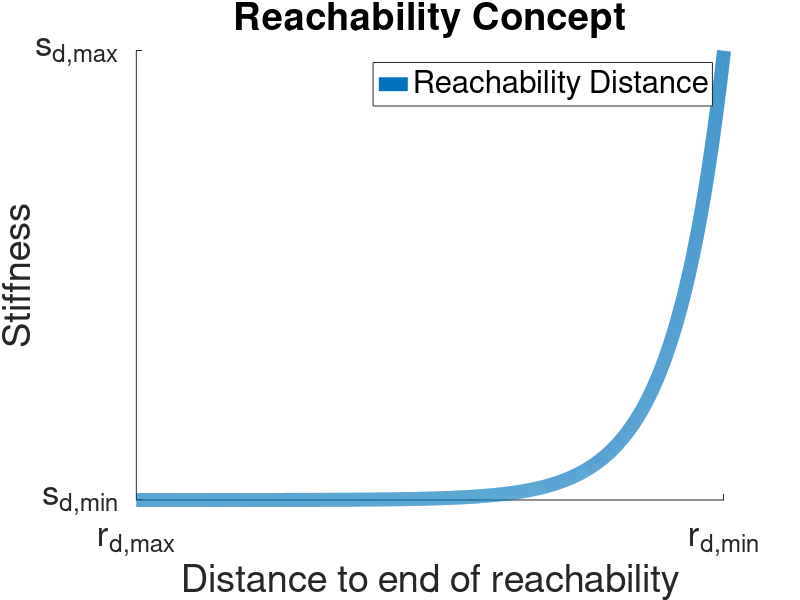

Write MATLAB code to recreate this figure. (Note: this script raises an error after producing the figure.)
clc; clear; close all;

func =@(x) 10^x;

xvalues = linspace(0,5,10000);
data = []
for i=1:max(size(xvalues))
    data = [data; func(xvalues(i))];
end



figure('WindowState', 'maximized')
hold on;
plot(xvalues, data, 'LineWidth',10)
title("Reachability Concept")
ylabel("Stiffness")
xlabel("Distance to end of reachability")
xticks([0 5])
xticklabels({"r_{d,max}", "r_{d,min}"})
yticks([0 max(data)])
yticklabels({"s_{d,min}", "s_{d,max}"})
legend("Reachability Distance", "Location", "best")
% ylim([1 max(data)])
set(gca,'FontSize',25)
saveFigureAsPDF(gcf, '../figures/reachability_concept'); close all;